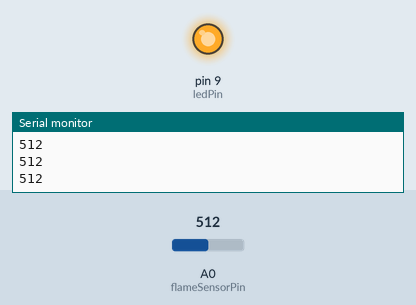
Recording of a sketch running on a simulated Arduino Uno, built with avr-gcc and run on an emulated ATmega328P. Parts: output pins drawn as LEDs (lit = HIGH), the last lines printed to the serial monitor. Inputs (shaded band) come from the test bench; at power-on: A0 (flameSensorPin) = 512.

Above: at 1.2 s.
1.3 s: A0 (flameSensorPin) set to 309
2.8 s: A0 (flameSensorPin) set to 284
At 3.3 s:
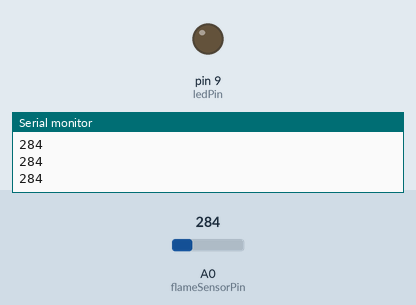
4.3 s: A0 (flameSensorPin) set to 306
At 4.6 s:
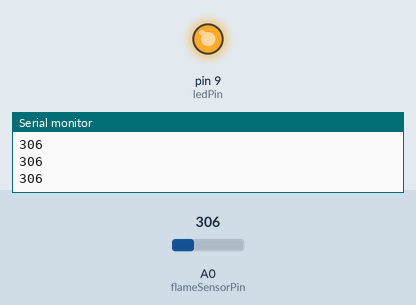
5.8 s: A0 (flameSensorPin) set to 290
At 7.1 s:
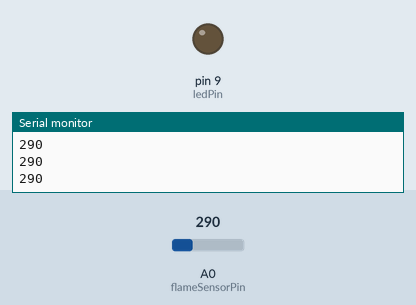
Timing chart, 0 to 8.3 s (numbered marks = the images above; inputs shaded):
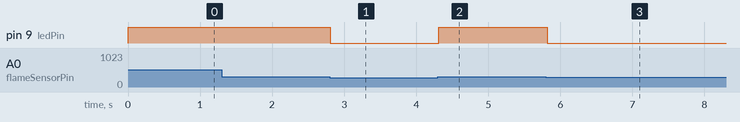

The sketch:

flamesensorwithled.ino
```cpp
const int flameSensorPin = A0; // Analog pin connected to flame sensor
const int ledPin = 9;          // Digital pin connected to LED

void setup() {
  pinMode(flameSensorPin, INPUT);
  pinMode(ledPin, OUTPUT);
  Serial.begin(9600);
}

void loop() {
  int sensorValue = analogRead(flameSensorPin);
  Serial.println(sensorValue); // Print sensor value to serial monitor

  if (sensorValue > 300) {     // Adjust threshold based on sensor sensitivity
    digitalWrite(ledPin, HIGH); // Turn on LED if flame is detected
  } else {
    digitalWrite(ledPin, LOW);  // Turn off LED if no flame is detected
  }

  delay(100); // Delay for stability
}
```

Measured:
- the behaviour switches between 301 and 300 on A0 (flameSensorPin) (found by bisection; images 0 and 1)
- after the input at 2.8 s, pin 9 (ledPin): HIGH → LOW at once
- after the input at 4.3 s, pin 9 (ledPin): LOW → HIGH at once
- after the input at 5.8 s, pin 9 (ledPin): HIGH → LOW at once
